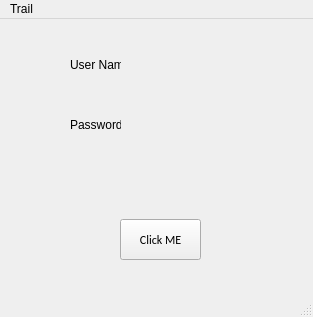
<?xml version="1.0" encoding="UTF-8"?>
<ui version="4.0">
 <class>MainWindow</class>
 <widget class="QMainWindow" name="MainWindow">
  <property name="geometry">
   <rect>
    <x>0</x>
    <y>0</y>
    <width>313</width>
    <height>317</height>
   </rect>
  </property>
  <property name="windowTitle">
   <string>MainWindow</string>
  </property>
  <widget class="QWidget" name="centralwidget">
   <widget class="QPushButton" name="clickMe">
    <property name="geometry">
     <rect>
      <x>120</x>
      <y>200</y>
      <width>81</width>
      <height>41</height>
     </rect>
    </property>
    <property name="font">
     <font>
      <family>Calibri</family>
     </font>
    </property>
    <property name="cursor">
     <cursorShape>WaitCursor</cursorShape>
    </property>
    <property name="mouseTracking">
     <bool>true</bool>
    </property>
    <property name="text">
     <string>Click ME</string>
    </property>
   </widget>
   <widget class="QLabel" name="label">
    <property name="geometry">
     <rect>
      <x>70</x>
      <y>20</y>
      <width>51</width>
      <height>51</height>
     </rect>
    </property>
    <property name="text">
     <string>User Name:</string>
    </property>
   </widget>
   <widget class="QLabel" name="label_2">
    <property name="geometry">
     <rect>
      <x>70</x>
      <y>80</y>
      <width>51</width>
      <height>51</height>
     </rect>
    </property>
    <property name="text">
     <string>Password: </string>
    </property>
   </widget>
  </widget>
  <widget class="QMenuBar" name="menubar">
   <property name="geometry">
    <rect>
     <x>0</x>
     <y>0</y>
     <width>313</width>
     <height>18</height>
    </rect>
   </property>
   <widget class="QMenu" name="menuTrail">
    <property name="title">
     <string>Trail</string>
    </property>
   </widget>
   <addaction name="menuTrail"/>
  </widget>
  <widget class="QStatusBar" name="statusbar"/>
 </widget>
 <resources/>
 <connections/>
</ui>
